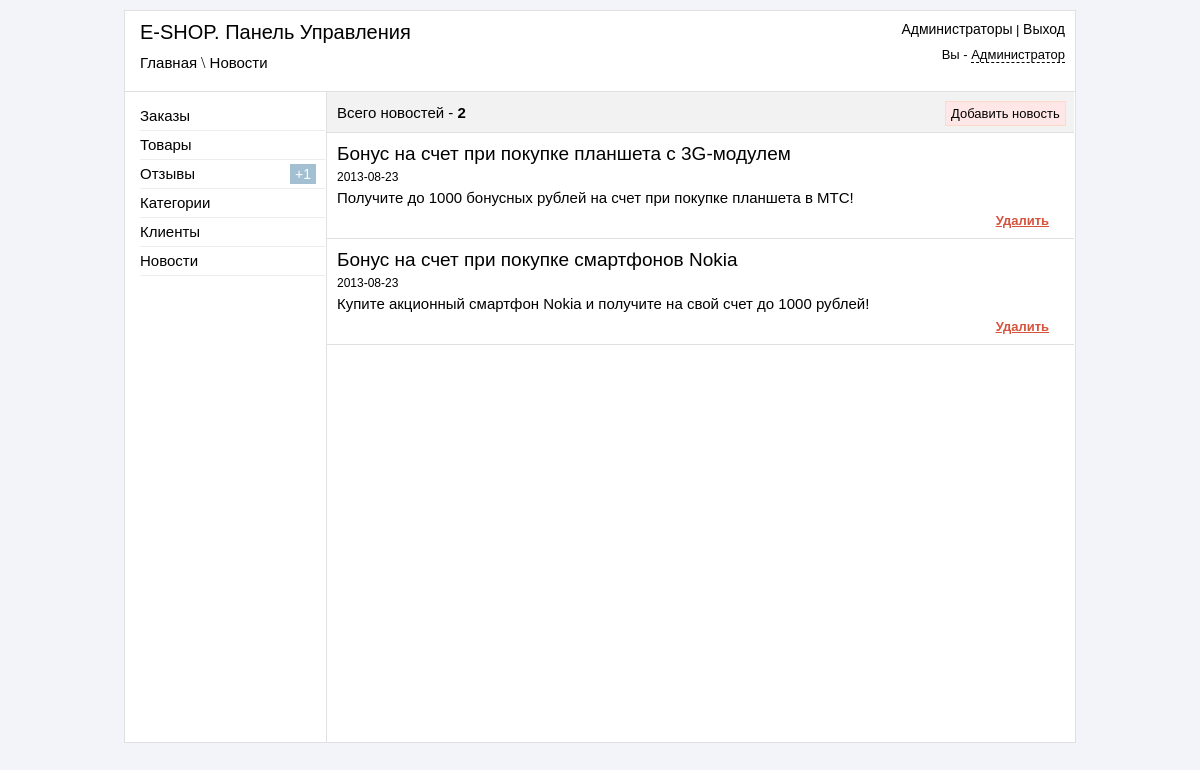
Page /admin/news.php (signed in) on the committed database.
### tables this page shows
CREATE TABLE IF NOT EXISTS `news` (
  `id` int(11) NOT NULL AUTO_INCREMENT,
  `title` varchar(255) NOT NULL,
  `text` text NOT NULL,
  `date` date NOT NULL,
  PRIMARY KEY (`id`)
);

### admin/news.php (the view, shortened to what this page needs)
<?php
    if ($_SESSION['auth_admin'] == "yes_auth") {
        include("include/connect.php");
?>
<!DOCTYPE html>
<html lang="ru">
    <head>
        <link href="css/reset.css" rel="stylesheet" type="text/css" />
        <link href="css/style.css" rel="stylesheet" type="text/css" />
        <link href="jquery_confirm/jquery_confirm.css" rel="stylesheet" type="text/css" />
        <link href="fancybox/jquery.fancybox.css" rel="stylesheet" type="text/css" />
    </head>
    <body>
    <div class="container">
        <?php
            include("include/header.php");
            $all_count = mysqli_query($link,"SELECT * FROM news");
            $result_count = mysqli_num_rows($all_count);
        ?>
        <div class="content">
            <div class="block-parameters">
                <p id="count-client" >Всего новостей - <strong><?php echo $result_count; ?></strong></p>
                <p align="right" id="add-style"><a class="news" href="#news" >Добавить новость</a></p>
            </div>
            <?php
                $result = mysqli_query($link,"SELECT * FROM news ORDER BY id DESC");
                If (mysqli_num_rows($result) > 0) {
                    $row = mysqli_fetch_array($result);
                    do {
                        echo '
                            <div class="block-news">
                                <h3>'.$row["title"].'</h3>
                                <span>'.$row["date"].'</span>
                                <p>'.$row["text"].'</p>
                                <p class="links-actions" align="right" ><a class="delete" rel="news.php?id='.$row["id"].'&action=delete" >Удалить</a></p>
                            </div>
                        ';
                    } while ($row = mysqli_fetch_array($result));
                }
                        ?>
            </div>
        </div>
    </body>
</html>
<?php
    }else {
        header("Location: login.php");
    }
?>

### admin/css/style.css (style rules this page uses)
body { background-color: #F2F4F9; }
.container { width: 950px; margin: 5px auto; background-color: white; border: 1px solid #E0E0E0; }
.header1 a { font: 15px sans-serif; color: black; }
.content { width: 747px; min-height: 650px; height: auto; margin-left: 201px; border-left: 1px solid #E0E0E0; }
.block-parameters { height: 40px; border-bottom: 1px solid #E0E0E0; background-color: #F2F2F2; }
.delete { font:bold 13px sans-serif; color: #D6533C; cursor: pointer; text-decoration: underline; }
#add-style { margin-top: 12px; margin-left: 618px; position: absolute; }
#add-style > a { font: 13px arial; color: black; text-decoration: none; border: 1px solid #FFDACA; background-color: #FFE7E7; padding: 4px 5px; }
.links-actions { margin-right: 15px; }
#count-client { position: absolute; font: 15px sans-serif; margin-left: 10px; margin-top: 12px; }
.block-news { border-bottom: 1px solid #E0E0E0; padding: 10px; }
.block-news h3 { font: 19px sans-serif; margin: 0; }
.block-news span { display: block; font: 12px sans-serif; margin-top: 5px; }
.block-news p { font: 15px sans-serif; margin-top: 5px; margin-bottom: 0px; }

### rows in the picture
news: title "Бонус на счет при покупке планшета с 3G-модулем", date "2013-08-23", text "Получите до 1000 бонусных рублей на счет при покупке планшета в МТС!"
news: title "Бонус на счет при покупке смартфонов Nokia", date "2013-08-23", text "Купите акционный смартфон Nokia и получите на свой счет до 1000 рублей!"

### other values in the picture
$_SESSION['urlpage'] "Главная \\ Новости"
$_SESSION['admin_role'] "Администратор"
$count2 "1"
$result_count "2"
